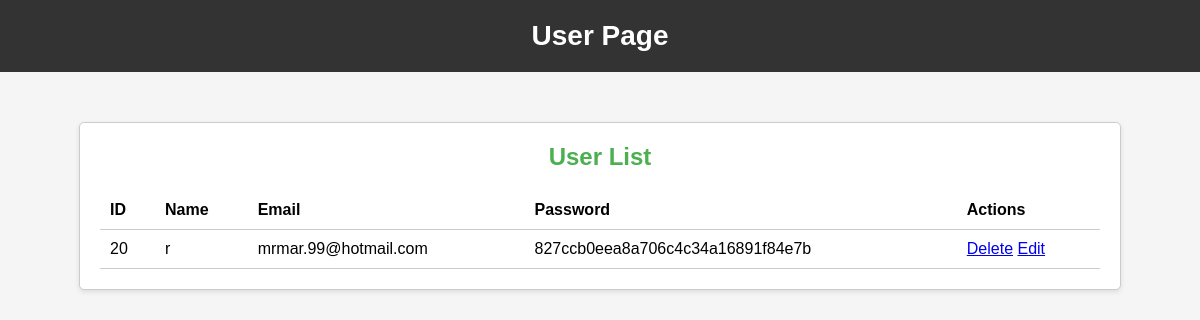
/user.php (signed in), run on the app's committed database.
### tables this page shows
CREATE TABLE `users` (
  `id` int(11) NOT NULL,
  `name` varchar(50) NOT NULL,
  `email` varchar(50) NOT NULL,
  `password` varchar(50) NOT NULL,
  `is_admin` tinyint(1) NOT NULL
);

### user.php (the view, shortened to what this page needs)
<?php
$userId = $_SESSION['user_id'];
$mysqli = new mysqli('localhost', 'root', '', 'project');
$stmt = $mysqli->prepare("SELECT id, name, email ,password FROM users WHERE id = ?");
$stmt->bind_param("i", $userId);
$stmt->execute();
$result = $stmt->get_result();
if ($result->num_rows === 1) {
    $row = $result->fetch_assoc();
} else {
    header("Location: login.php");
    exit();
}
?>
<!DOCTYPE html>
<html>
<head>
</head>
<body>
<div class="header">
        <h1>User Page</h1>
      </div>
      <div class="user-management-container">
        <h2>User List</h2>
        <table>
          <thead>
            <tr>
              <th>ID</th>
              <th>Name</th>
              <th>Email</th>
              <th>Password</th>
              <th>Actions</th>
            </tr>
            </div>
            <td><?php echo $row['id']; ?></td>
            <td><?php echo $row['name']; ?></td>
            <td><?php echo $row['email']; ?></td>
            <td><?php echo $row['password']; ?></td>
            <td>
                <a href="delete_user.php?id=<?php echo $row['id']; ?>">Delete</a>
                <a href="edit_user.php?id=<?php echo $row['id']; ?>">Edit</a>
            </td>
</body>
</html>

### user.php (style rules this page uses)
body { font-family: Arial, sans-serif; margin: 0; padding: 0; background-color: #F5F5F5; }
.header { background-color: #333; padding: 20px; text-align: center; color: white; }
.header h1 { margin: 0; font-size: 28px; font-weight: 600; }
.user-management-container { width: 1000px; margin: 50px auto; padding: 20px; background-color: white; border: 1px solid #ccc; border-radius: 5px; box-shadow: 0 2px 5px rgba(0, 0, 0, 0.1); }
.user-management-container h2 { margin-top: 0; text-align:center; color:#4CAF50; }
table { width: 100%; border-collapse: collapse; }
th, td { padding: 10px; text-align: left; border-bottom: 1px solid #ccc; }

### data on the page
users: id "20", name "r", email "mrmar.99@hotmail.com", password "827ccb0eea8a706c4c34a16891f84e7b"
